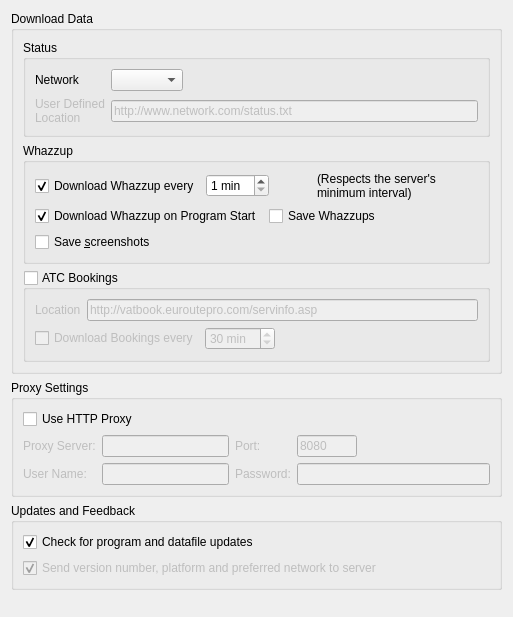
     <widget class="QWidget" name="downloadTab">
      <attribute name="title">
       <string>Network</string>
      </attribute>
      <layout class="QVBoxLayout">
       <item>
        <widget class="QGroupBox" name="groupBoxDownload">
         <property name="styleSheet">
          <string notr="true"/>
         </property>
         <property name="title">
          <string>Download Data</string>
         </property>
         <layout class="QGridLayout">
          <item row="0" column="0">
           <widget class="QGroupBox" name="groupBox_3">
            <property name="title">
             <string>Status</string>
            </property>
            <layout class="QGridLayout" name="gridLayout_3">
             <item row="0" column="0">
              <widget class="QLabel" name="label_2">
               <property name="text">
                <string>Network</string>
               </property>
               <property name="buddy">
                <cstring>cbNetwork</cstring>
               </property>
              </widget>
             </item>
             <item row="0" column="1">
              <widget class="QComboBox" name="cbNetwork">
               <property name="currentIndex">
                <number>-1</number>
               </property>
              </widget>
             </item>
             <item row="0" column="2">
              <spacer name="horizontalSpacer_7">
               <property name="orientation">
                <enum>Qt::Horizontal</enum>
               </property>
               <property name="sizeHint" stdset="0">
                <size>
                 <width>40</width>
                 <height>20</height>
                </size>
               </property>
              </spacer>
             </item>
             <item row="1" column="1" colspan="2">
              <widget class="QLineEdit" name="editUserDefinedLocation">
               <property name="enabled">
                <bool>false</bool>
               </property>
               <property name="text">
                <string>http://www.network.com/status.txt</string>
               </property>
              </widget>
             </item>
             <item row="1" column="0">
              <widget class="QLabel" name="lbluserDefinedLocation">
               <property name="enabled">
                <bool>false</bool>
               </property>
               <property name="text">
                <string>User Defined
Location</string>
               </property>
               <property name="buddy">
                <cstring>editUserDefinedLocation</cstring>
               </property>
              </widget>
             </item>
            </layout>
           </widget>
          </item>
          <item row="1" column="0">
           <widget class="QGroupBox" name="groupBox_4">
            <property name="title">
             <string>Whazzup</string>
            </property>
            <layout class="QVBoxLayout" name="verticalLayout_4">
             <item>
              <layout class="QHBoxLayout" name="horizontalLayout">
               <item>
                <widget class="QCheckBox" name="cbDownloadPeriodically">
                 <property name="text">
                  <string>Download Whazzup every</string>
                 </property>
                 <property name="checked">
                  <bool>true</bool>
                 </property>
                </widget>
               </item>
               <item>
                <widget class="QSpinBox" name="spinBoxDownloadInterval">
                 <property name="suffix">
                  <string> min</string>
                 </property>
                 <property name="minimum">
                  <number>1</number>
                 </property>
                </widget>
               </item>
               <item>
                <spacer name="horizontalSpacer_18">
                 <property name="orientation">
                  <enum>Qt::Horizontal</enum>
                 </property>
                 <property name="sizeHint" stdset="0">
                  <size>
                   <width>40</width>
                   <height>20</height>
                  </size>
                 </property>
                </spacer>
               </item>
               <item>
                <widget class="QLabel" name="label_13">
                 <property name="text">
                  <string>(Respects the server's
minimum interval)</string>
                 </property>
                </widget>
               </item>
               <item>
                <spacer name="horizontalSpacer_11">
                 <property name="orientation">
                  <enum>Qt::Horizontal</enum>
                 </property>
                 <property name="sizeHint" stdset="0">
                  <size>
                   <width>40</width>
                   <height>20</height>
                  </size>
                 </property>
                </spacer>
               </item>
              </layout>
             </item>
             <item>
              <layout class="QHBoxLayout" name="horizontalLayout_5">
               <item>
                <widget class="QCheckBox" name="cbDownloadOnStartup">
                 <property name="text">
                  <string>Download Whazzup on Program Start</string>
                 </property>
                 <property name="checked">
                  <bool>true</bool>
                 </property>
                </widget>
               </item>
               <item>
                <widget class="QCheckBox" name="cbSaveWhazzupData">
                 <property name="toolTip">
                  <string>Saves downloaded status data to /downloaded. Can be used to record whole evenings. Replay with Time Warp and &quot;use downloaded&quot;.</string>
                 </property>
                 <property name="text">
                  <string>Save Whazzups</string>
                 </property>
                </widget>
               </item>
              </layout>
             </item>
             <item>
              <widget class="QCheckBox" name="cbShootScreenshots">
               <property name="toolTip">
                <string>Saves screenshots to /screenshots whenever new data is displayed. Together with &quot;Save Whazzups&quot;, this allows to make movies of whole evenings.</string>
               </property>
               <property name="text">
                <string>Save &amp;screenshots</string>
               </property>
              </widget>
             </item>
            </layout>
           </widget>
          </item>
          <item row="9" column="0">
           <widget class="QGroupBox" name="gbDownloadBookings">
            <property name="title">
             <string>ATC Bookings</string>
            </property>
            <property name="checkable">
             <bool>true</bool>
            </property>
            <property name="checked">
             <bool>false</bool>
            </property>
            <layout class="QVBoxLayout" name="verticalLayout_10">
             <item>
              <layout class="QHBoxLayout" name="horizontalLayout_2">
               <item>
                <widget class="QLabel" name="label_9">
                 <property name="text">
                  <string>Location</string>
                 </property>
                </widget>
               </item>
               <item>
                <widget class="QLineEdit" name="editBookingsLocation">
                 <property name="enabled">
                  <bool>false</bool>
                 </property>
                 <property name="text">
                  <string>http://vatbook.euroutepro.com/servinfo.asp</string>
                 </property>
                </widget>
               </item>
              </layout>
             </item>
             <item>
              <layout class="QHBoxLayout" name="horizontalLayout_3">
               <item>
                <widget class="QCheckBox" name="cbBookingsPeriodically">
                 <property name="enabled">
                  <bool>false</bool>
                 </property>
                 <property name="toolTip">
                  <string>Will be initially downloaded only when needed the first time.</string>
                 </property>
                 <property name="text">
                  <string>Download Bookings every</string>
                 </property>
                </widget>
               </item>
               <item>
                <widget class="QSpinBox" name="sbBookingsInterval">
                 <property name="enabled">
                  <bool>false</bool>
                 </property>
                 <property name="suffix">
                  <string> min</string>
                 </property>
                 <property name="minimum">
                  <number>1</number>
                 </property>
                 <property name="maximum">
                  <number>300</number>
                 </property>
                 <property name="value">
                  <number>30</number>
                 </property>
                </widget>
               </item>
               <item>
                <spacer name="horizontalSpacer_12">
                 <property name="orientation">
                  <enum>Qt::Horizontal</enum>
                 </property>
                 <property name="sizeHint" stdset="0">
                  <size>
                   <width>40</width>
                   <height>20</height>
                  </size>
                 </property>
                </spacer>
               </item>
              </layout>
             </item>
            </layout>
           </widget>
          </item>
         </layout>
        </widget>
       </item>
       <item>
        <widget class="QGroupBox" name="groupBoxProxy">
         <property name="title">
          <string>Proxy Settings</string>
         </property>
         <layout class="QGridLayout">
          <item row="0" column="0" colspan="5">
           <widget class="QCheckBox" name="cbUseProxy">
            <property name="toolTip">
             <string>Applies to all network communication.</string>
            </property>
            <property name="text">
             <string>Use HTTP Proxy</string>
            </property>
           </widget>
          </item>
          <item row="1" column="0">
           <widget class="QLabel" name="lblProxyServer">
            <property name="enabled">
             <bool>false</bool>
            </property>
            <property name="text">
             <string>Proxy Server:</string>
            </property>
            <property name="buddy">
             <cstring>editProxyServer</cstring>
            </property>
           </widget>
          </item>
          <item row="1" column="1">
           <widget class="QLineEdit" name="editProxyServer">
            <property name="enabled">
             <bool>false</bool>
            </property>
           </widget>
          </item>
          <item row="1" column="2">
           <widget class="QLabel" name="lblProxyPort">
            <property name="enabled">
             <bool>false</bool>
            </property>
            <property name="text">
             <string>Port:</string>
            </property>
            <property name="buddy">
             <cstring>editProxyPort</cstring>
            </property>
           </widget>
          </item>
          <item row="1" column="3">
           <widget class="QLineEdit" name="editProxyPort">
            <property name="enabled">
             <bool>false</bool>
            </property>
            <property name="maximumSize">
             <size>
              <width>60</width>
              <height>16777215</height>
             </size>
            </property>
            <property name="inputMask">
             <string>00000; </string>
            </property>
            <property name="text">
             <string>8080</string>
            </property>
           </widget>
          </item>
          <item row="2" column="0">
           <widget class="QLabel" name="lblProxyUser">
            <property name="enabled">
             <bool>false</bool>
            </property>
            <property name="text">
             <string>User Name:</string>
            </property>
            <property name="margin">
             <number>1</number>
            </property>
            <property name="buddy">
             <cstring>editProxyUser</cstring>
            </property>
           </widget>
          </item>
          <item row="2" column="1">
           <widget class="QLineEdit" name="editProxyUser">
            <property name="enabled">
             <bool>false</bool>
            </property>
           </widget>
          </item>
          <item row="2" column="2">
           <widget class="QLabel" name="lblProxyPassword">
            <property name="enabled">
             <bool>false</bool>
            </property>
            <property name="text">
             <string>Password:</string>
            </property>
            <property name="buddy">
             <cstring>editProxyPassword</cstring>
            </property>
           </widget>
          </item>
          <item row="2" column="3" colspan="2">
           <widget class="QLineEdit" name="editProxyPassword">
            <property name="enabled">
             <bool>false</bool>
            </property>
            <property name="echoMode">
             <enum>QLineEdit::Password</enum>
            </property>
           </widget>
          </item>
          <item row="1" column="4">
           <spacer>
            <property name="orientation">
             <enum>Qt::Horizontal</enum>
            </property>
            <property name="sizeHint" stdset="0">
             <size>
              <width>40</width>
              <height>20</height>
             </size>
            </property>
           </spacer>
          </item>
         </layout>
        </widget>
       </item>
       <item>
        <widget class="QGroupBox" name="groupBoxUpdates">
         <property name="title">
          <string>Updates and Feedback</string>
         </property>
         <layout class="QVBoxLayout">
          <item>
           <widget class="QCheckBox" name="cbCheckForUpdates">
            <property name="enabled">
             <bool>true</bool>
            </property>
            <property name="text">
             <string>Check for program and datafile updates</string>
            </property>
            <property name="checked">
             <bool>true</bool>
            </property>
           </widget>
          </item>
          <item>
           <widget class="QCheckBox" name="cbSendVersionInfo">
            <property name="enabled">
             <bool>false</bool>
            </property>
            <property name="toolTip">
             <string>Disabled due to server move</string>
            </property>
            <property name="text">
             <string>Send version number, platform and preferred network to server</string>
            </property>
            <property name="checked">
             <bool>true</bool>
            </property>
           </widget>
          </item>
         </layout>
        </widget>
       </item>
       <item>
        <spacer name="verticalSpacer_3">
         <property name="orientation">
          <enum>Qt::Vertical</enum>
         </property>
         <property name="sizeHint" stdset="0">
          <size>
           <width>491</width>
           <height>16</height>
          </size>
         </property>
        </spacer>
       </item>
      </layout>
     </widget>
